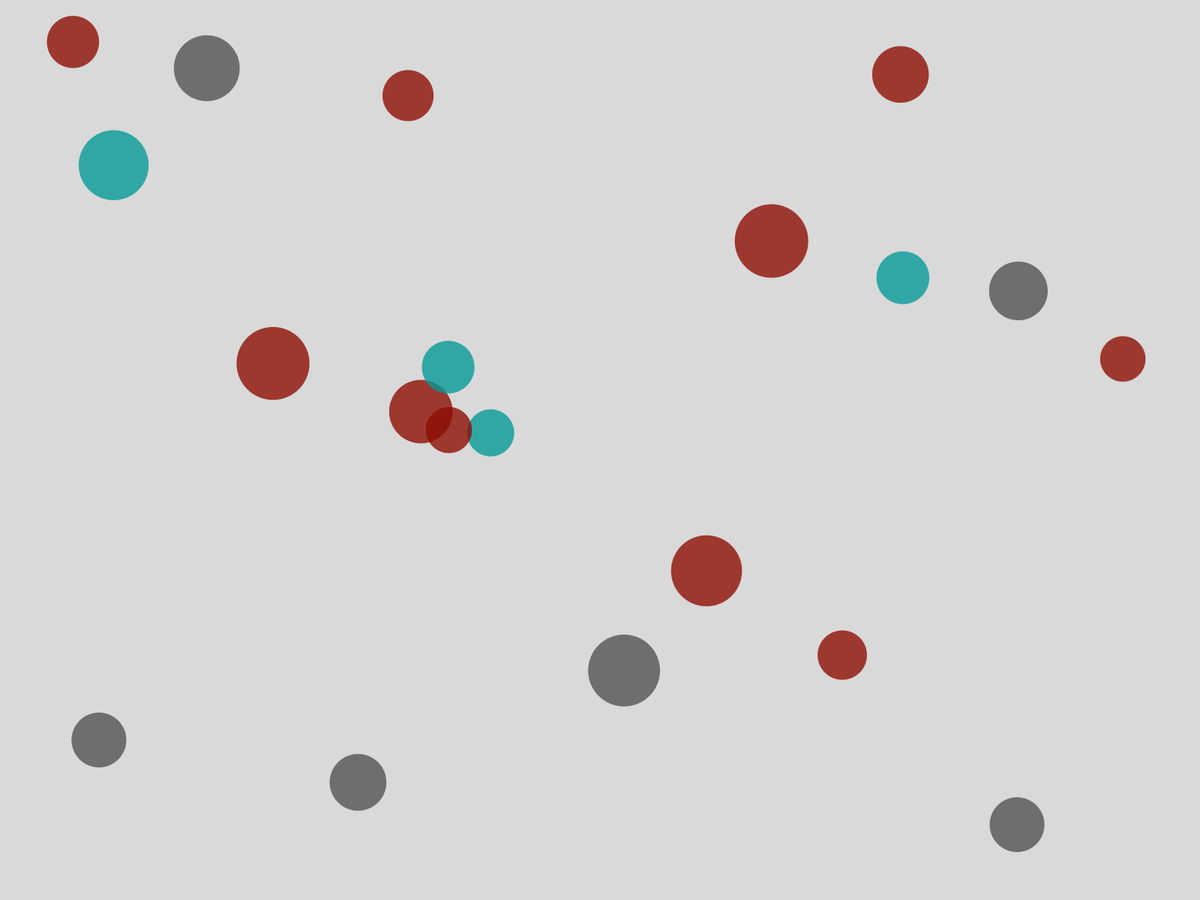
Frame 1 (no input)
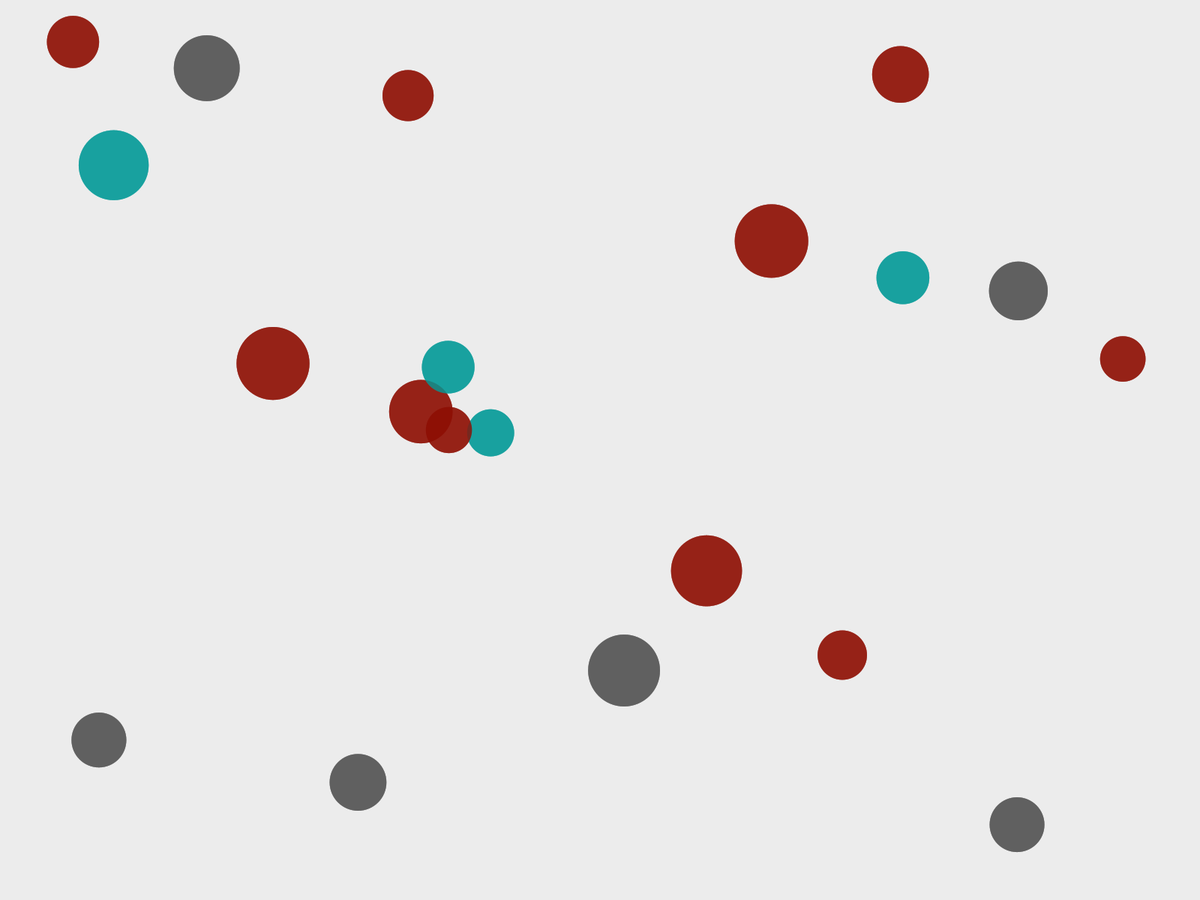
Frame 60 (the mouse pressed at the canvas centre just before this capture)
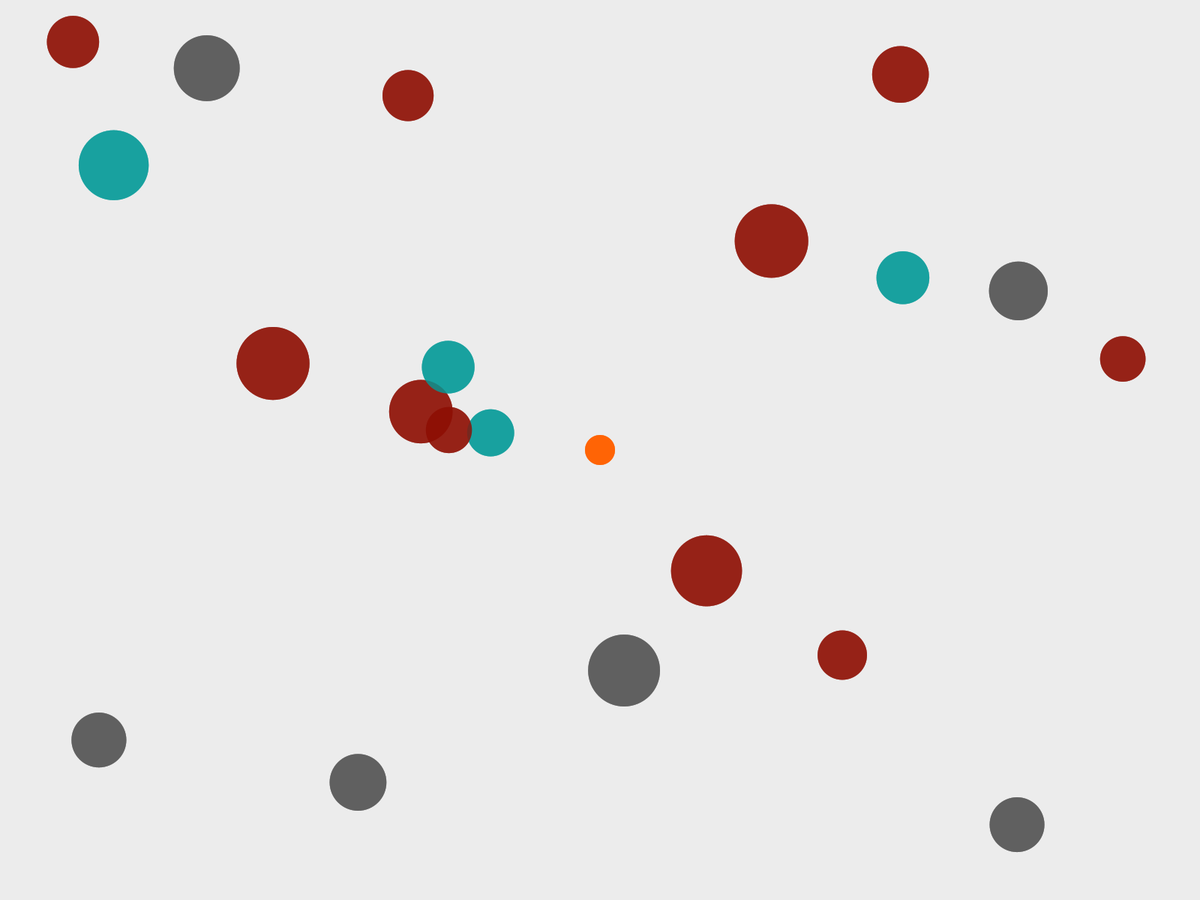
Frame 120 (the mouse held since frame 60 and released just before this capture)

The Processing sketch that drew these frames (run headless with seeded random() and noise(); from frame 60 on, the mouse is pressed at the canvas centre):

// Processing sketch: AcosoBB_00_03
// ── AcosoBB_00_03.pde
Mundo m;
void setup ()
{
  //size (400, 400);
  ///---------------------
  fullScreen();
  orientation(LANDSCAPE);
  ///---------------------  
  m= new Mundo();
  smooth();
  noStroke();
}


void draw ()

{
  //  background (238);
  fondo();
  m.dibuja();
}

void fondo()
{
  pushStyle();
  fill(238, 100);
  rect(0, 0, width, height);
  popStyle();
}
void mouseDragged()
{
  //  m.setPxPy(mouseX, mouseY);
  // m.evaluaAvance();
}
void mouseReleased()
{
  m.mouseReleased();
}

void mousePressed()
{
  m.mousePressed();
}

// ── Esferita.pde
class Esferita
{
  color [] farbe= new color []{
    color(255, 100, 5), 
    color(140, 12, 0), 
    color(80, 80, 80), 
    color(1, 153, 150), 

  };

  int num;

  float px, py, tam, disty;
  float umbral, vel, angulo;
  //  color farbe= RGB;
  float alpha;
  Esferita()
  {

    //   farbe= color(255, 100, 0);
    alpha=255;
    px=width/2;
    py=height/2;
    tam=40;
    umbral=tam*2;
    vel=1;
  }

  Esferita(float px_, float py_, float tam_, float alpha_)
  {

    num= int (random(1, farbe.length));
    alpha=alpha_;
    px=px_;
    py=py_;
    tam=tam_;
    umbral=tam*2;
    vel=1;
  }

  void dibuja()
  {
    esferita();
  }


  void sumaPunto()
  {
    if (disty<umbral)
    {
      px-=vel*cos(angulo);
      py-=vel*sin(angulo);
    }
  }

  void evaluaAvance(float otherX, float otherY)
  {   
    angulo = atan2( otherY-py, otherX-px );
    sumaPunto();
  }


  void sumaPuntoDOS()

  {
  }


  void esferita() 
  {
    pushStyle();
    fill (farbe[num], alpha);
    ellipse(px, py, tam, tam);
    popStyle();
  }


  float  disty(float otherX, float otherY)
  {
    disty= dist(px, py, otherX, otherY);
    //   println(disty);
    return disty;
  }

  void setPxy(float px_, float py_)
  {

    px= px_;
    py= py_;
  }

  void setUmbral(float umbral_)
  {
    umbral=umbral_;
  }


  void setVel(float vel_)
  {
    vel= vel_;
  }

  void setSumaVel(float vel_)
  {
    vel+= vel_;
  }

  void setZonaColor(int num_)
  {
    num=num_;
  }

  float [] getPxy()

  {
    float []pXY= new float []{px, py};
    return pXY;
  }
  float getTam()
  {
    return tam;
  }

  float getDisty()

  {
    return disty;
  }


  float getUmbral()
  {
    return umbral;
  }
}//cierra class Esferita

// ── Mundo.pde
class Mundo
{
  Esferita e;//user
  Esferita [] eDoble= new Esferita[20];
  int tamVictim;


  boolean tocaUser= false;
  Mundo()
  {
    e= new Esferita ();

    tamVictim= int(e.getTam()/2);
    for (int i=0; i< eDoble.length; i++)
    {
      eDoble[i]= new Esferita (random(tamVictim, width-tamVictim), random(tamVictim, height-tamVictim), random(tamVictim*3, tamVictim*5), 200);
      eDoble[i].setUmbral(tamVictim*6);
      eDoble[i].setVel(8);
    }
  }


  void dibuja()
  {
    setUserMov();
    for (int i=0; i< eDoble.length; i++)
    {
      eDoble[i].dibuja();
    }
  }

  void setUserMov()
  {

    if (tocaUser)
    {
      e.setPxy(mouseX, mouseY);

      e.dibuja();
    }


    evaluaAcosador();
    reaparece();
  }

  void evaluaAcosador()
  {
    for (int i=0; i< eDoble.length; i++)
    {
      //    println(eDoble[i].disty(e.px, e.py)+"_____"+eDoble[i].getUmbral());

      if (eDoble[i].disty(e.px, e.py)< eDoble[i].getTam())
      {
        eDoble[i].evaluaAvance(e.px, e.py);
      }
    }
  }

  void reaparece()
  {

    for (int i=0; i< eDoble.length; i++)
    {
      if ((eDoble[i].getPxy()[0] > width+eDoble[i].getTam()/4 || eDoble[i].getPxy()[0] < -eDoble[i].getTam()/4) || ( eDoble[i].getPxy()[1] > height+eDoble[i].getTam()/4 || eDoble[i].getPxy()[1] < -eDoble[i].getTam()/4))
      {
        eDoble[i].setPxy(random(e.getTam()*3, width-e.getTam()*3), random(e.getTam()*3, height-e.getTam()*3));
        eDoble[i].setSumaVel(4);
      }
    }
  }


  void mousePressed()
  {

    tocaUser=true;
  }

  void mouseReleased()
  {
    tocaUser=false;
  }
}// cierra class Mundo
